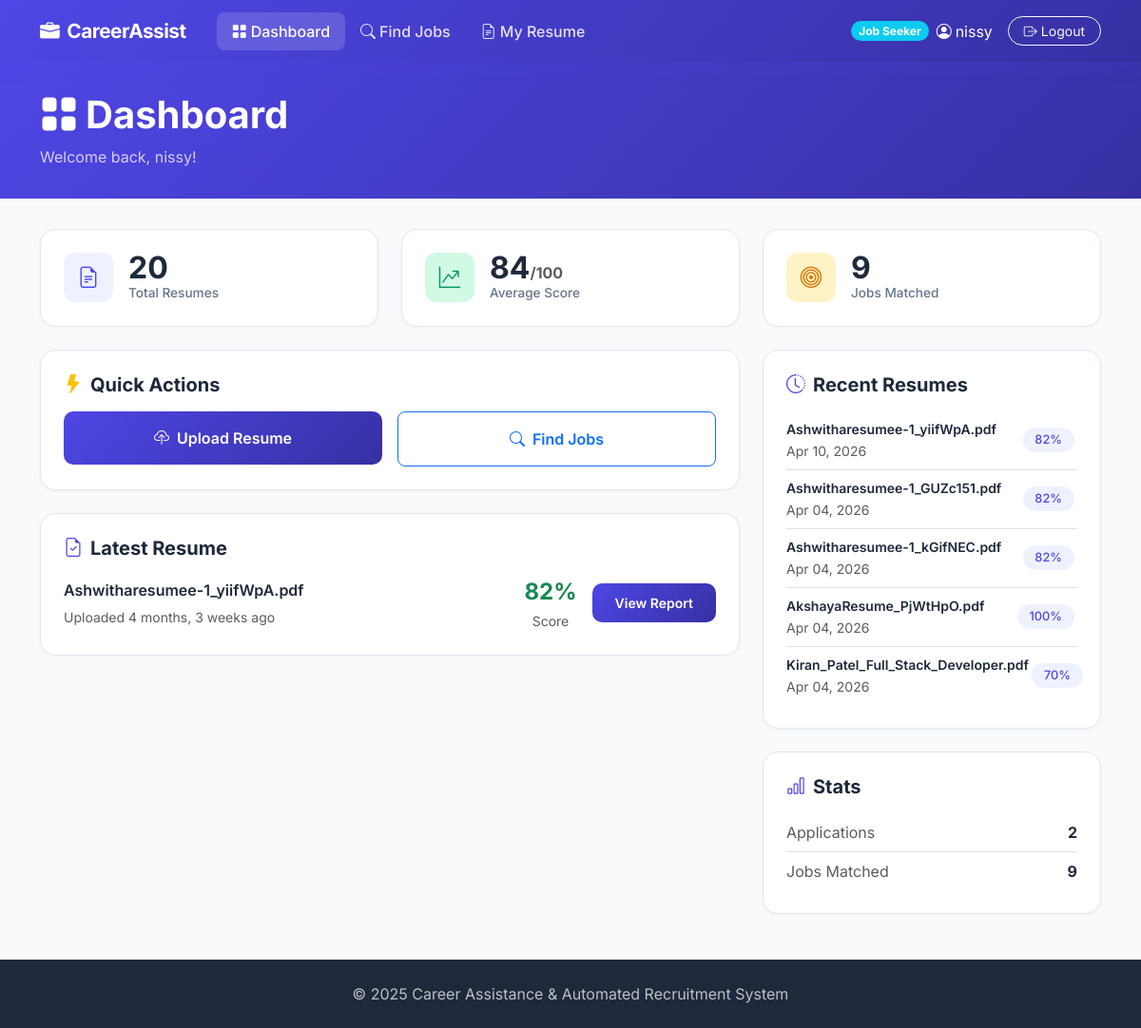
/dashboard/ (signed in), run on the app's committed database.
### accounts/models.py (models this page shows, shortened)
class Profile(models.Model):
    ROLE_CHOICES = [("jobseeker", "Job Seeker"), ("recruiter", "Recruiter")]
    user = models.OneToOneField(User, on_delete=models.CASCADE, related_name="profile")
    role = models.CharField(max_length=20, choices=ROLE_CHOICES, default="jobseeker")
    phone = models.CharField(max_length=15, blank=True)
    skills = models.TextField(blank=True, help_text="Comma-separated skills")
    experience_years = models.IntegerField(default=0)
    created_at = models.DateTimeField(auto_now_add=True)

### resumes/models.py (models this page shows, shortened)
class Resume(models.Model):
    user = models.ForeignKey(User, on_delete=models.CASCADE, related_name="resumes")
    uploaded_file = models.FileField(
        upload_to="resumes/",
        validators=[FileExtensionValidator(allowed_extensions=["pdf", "docx"])]
    )
    extracted_text = models.TextField(blank=True)
    resume_score = models.IntegerField(default=0)
    detected_skills = models.TextField(blank=True)
    detected_education = models.TextField(blank=True)
    detected_experience = models.TextField(blank=True)
    missing_skills = models.TextField(blank=True)
    suggestions = models.TextField(blank=True)
    formatting_score = models.IntegerField(default=0)
    uploaded_at = models.DateTimeField(auto_now_add=True)
    def get_detected_skills(self):
        if not self.detected_skills:
            return []
        return [s.strip() for s in self.detected_skills.split(",") if s.strip()]

### resumes/views.py (the view)
# urls.py: path("", lambda r: redirect("dashboard"), name="home"),
@login_required
def dashboard(request):
    if hasattr(request.user, "profile") and request.user.profile.role == "recruiter":
        return redirect("recruiter_dashboard")
    user_resumes = Resume.objects.filter(user=request.user).order_by("-uploaded_at")
    latest = user_resumes.first()
    avg_score = user_resumes.aggregate(avg=Avg("resume_score"))["avg"] or 0
    applications = Application.objects.filter(user=request.user)
    total_applied = applications.count()
    matched_jobs = 0
    if latest:
        user_skills = set(s.lower() for s in latest.get_detected_skills())
        if user_skills:
            for job in Job.objects.all():
                job_skills = set(
                    s.strip().lower() for s in job.skills.split(",") if s.strip()
                )
                if job_skills and len(user_skills & job_skills) / len(job_skills) >= 0.3:
                    matched_jobs += 1
    context = {
        "resumes": user_resumes,
        "latest_resume": latest,
        "avg_score": round(avg_score),
        "matched_jobs": matched_jobs,
        "total_applied": total_applied,
        "total_resumes": user_resumes.count(),
    }
    return render(request, "resumes/dashboard.html", context)

### templates/resumes/dashboard.html (shortened to what this page needs)
{% extends "base.html" %}
{% block content %}
<div class="page-header">
    <div class="container">
        <h1><i class="bi bi-grid-fill me-2"></i>Dashboard</h1>
        <p class="mb-0 opacity-75">Welcome back, {{ request.user.get_full_name|default:request.user.username }}!</p>
    </div>
</div>
<div class="container">
    <div class="row g-4 mb-4">
        <div class="col-md-4">
            <div class="stat-card">
                <div class="d-flex align-items-center gap-3">
                    <div class="icon-box" style="background:#EEF2FF;color:#4F46E5"><i class="bi bi-file-earmark-text"></i></div>
                    <div>
                        <div class="stat-value">{{ total_resumes }}</div>
                        <div class="stat-label">Total Resumes</div>
                    </div>
                </div>
            </div>
        </div>
        <div class="col-md-4">
            <div class="stat-card">
                <div class="d-flex align-items-center gap-3">
                    <div class="icon-box" style="background:#D1FAE5;color:#059669"><i class="bi bi-graph-up-arrow"></i></div>
                    <div>
                        <div class="stat-value">{{ avg_score }}<small class="fs-6 text-muted">/100</small></div>
                        <div class="stat-label">Average Score</div>
                    </div>
                </div>
            </div>
        </div>
        <div class="col-md-4">
            <div class="stat-card">
                <div class="d-flex align-items-center gap-3">
                    <div class="icon-box" style="background:#FEF3C7;color:#D97706"><i class="bi bi-bullseye"></i></div>
                    <div>
                        <div class="stat-value">{{ matched_jobs }}</div>
                        <div class="stat-label">Jobs Matched</div>
                    </div>
                </div>
            </div>
        </div>
    </div>
    <div class="row g-4">
        <div class="col-md-8">
            <div class="card-modern p-4">
                <h5 class="fw-bold mb-3"><i class="bi bi-lightning-fill text-warning me-2"></i>Quick Actions</h5>
                <div class="row g-3">
                    <div class="col-sm-6">
                        <a href="{% url 'upload_resume' %}" class="btn btn-primary-custom w-100 py-3">
                            <i class="bi bi-cloud-upload me-2"></i>Upload Resume
                        </a>
                    </div>
                    <div class="col-sm-6">
                        <a href="{% url 'job_list' %}" class="btn btn-outline-primary w-100 py-3 rounded-3 fw-semibold">
                            <i class="bi bi-search me-2"></i>Find Jobs
                        </a>
                    </div>
                </div>
            </div>
            {% if latest_resume %}
            <div class="card-modern p-4 mt-4">
                <h5 class="fw-bold mb-3"><i class="bi bi-file-earmark-check me-2" style="color:#4F46E5"></i>Latest Resume</h5>
                <div class="d-flex align-items-center justify-content-between flex-wrap gap-3">
                    <div>
                        <p class="mb-1 fw-semibold">{{ latest_resume.uploaded_file.name|cut:"resumes/" }}</p>
                        <small class="text-muted">Uploaded {{ latest_resume.uploaded_at|timesince }} ago</small>
                    </div>
                    <div class="d-flex align-items-center gap-3">
                        <div class="text-center">
                            <div class="fw-bold fs-4 {% if latest_resume.resume_score >= 70 %}text-success{% elif latest_resume.resume_score >= 40 %}text-warning{% else %}text-danger{% endif %}">{{ latest_resume.resume_score }}%</div>
                            <small class="text-muted">Score</small>
                        </div>
                        <a href="{% url 'resume_report' latest_resume.pk %}" class="btn btn-sm btn-primary-custom">View Report</a>
                    </div>
                </div>
            </div>
            {% endif %}
        </div>
        <div class="col-md-4">
            <div class="card-modern p-4">
                <h5 class="fw-bold mb-3"><i class="bi bi-clock-history me-2" style="color:#4F46E5"></i>Recent Resumes</h5>
                {% if resumes %}
                    {% for r in resumes|slice:":5" %}
                    <div class="d-flex justify-content-between align-items-center py-2 {% if not forloop.last %}border-bottom{% endif %}">
                        <div>
                            <small class="fw-semibold d-block">{{ r.uploaded_file.name|cut:"resumes/" }}</small>
                            <small class="text-muted">{{ r.uploaded_at|date:"M d, Y" }}</small>
                        </div>
                        <a href="{% url 'resume_report' r.pk %}" class="badge badge-skill badge-info text-decoration-none">{{ r.resume_score }}%</a>
                    </div>
                    {% endfor %}
                {% else %}
                    <p class="text-muted text-center py-3 mb-0"><i class="bi bi-inbox display-6 d-block mb-2"></i>No resumes yet</p>
                {% endif %}
            </div>
            <div class="card-modern p-4 mt-4">
                <h5 class="fw-bold mb-3"><i class="bi bi-bar-chart me-2" style="color:#4F46E5"></i>Stats</h5>
                <div class="d-flex justify-content-between py-2 border-bottom">
                    <span class="text-muted">Applications</span>
                    <span class="fw-bold">{{ total_applied }}</span>
                </div>
                <div class="d-flex justify-content-between py-2">
                    <span class="text-muted">Jobs Matched</span>
                    <span class="fw-bold">{{ matched_jobs }}</span>
                </div>
            </div>
        </div>
    </div>
</div>
{% endblock %}

### templates/base.html (shortened to what this page needs)
<!DOCTYPE html>
<html lang="en">
<head>
    <link href="https://cdn.jsdelivr.net/npm/bootstrap@5.3.2/dist/css/bootstrap.min.css" rel="stylesheet">
    <link href="https://cdn.jsdelivr.net/npm/bootstrap-icons@1.11.1/font/bootstrap-icons.css" rel="stylesheet">
</head>
<body>
{% if request.user.is_authenticated %}
<nav class="navbar navbar-expand-lg navbar-custom sticky-top">
    <div class="container">
        <a class="navbar-brand" href="{% url 'dashboard' %}">
            <i class="bi bi-briefcase-fill me-2"></i>CareerAssist
        </a>
        <div class="collapse navbar-collapse" id="navMain">
            <ul class="navbar-nav me-auto ms-3">
                {% if request.user.profile.role == 'recruiter' %}
                <li class="nav-item"><a class="nav-link {% if request.resolver_match.url_name == 'recruiter_dashboard' %}active{% endif %}" href="{% url 'recruiter_dashboard' %}"><i class="bi bi-grid-fill me-1"></i>Dashboard</a></li>
                <li class="nav-item"><a class="nav-link {% if request.resolver_match.url_name == 'post_job' %}active{% endif %}" href="{% url 'post_job' %}"><i class="bi bi-plus-circle me-1"></i>Post Job</a></li>
                <li class="nav-item"><a class="nav-link {% if request.resolver_match.url_name == 'my_posted_jobs' %}active{% endif %}" href="{% url 'my_posted_jobs' %}"><i class="bi bi-collection me-1"></i>My Jobs</a></li>
                {% else %}
                <li class="nav-item"><a class="nav-link {% if request.resolver_match.url_name == 'dashboard' %}active{% endif %}" href="{% url 'dashboard' %}"><i class="bi bi-grid-fill me-1"></i>Dashboard</a></li>
                <li class="nav-item"><a class="nav-link {% if request.resolver_match.url_name == 'job_list' %}active{% endif %}" href="{% url 'job_list' %}"><i class="bi bi-search me-1"></i>Find Jobs</a></li>
                <li class="nav-item"><a class="nav-link {% if request.resolver_match.url_name == 'upload_resume' %}active{% endif %}" href="{% url 'upload_resume' %}"><i class="bi bi-file-earmark-text me-1"></i>My Resume</a></li>
                {% endif %}
            </ul>
            <div class="d-flex align-items-center">
                <span class="badge rounded-pill me-2 {% if request.user.profile.role == 'recruiter' %}bg-warning text-dark{% else %}bg-info text-white{% endif %}">
                    {{ request.user.profile.get_role_display }}
                </span>
                <span class="text-white me-3 d-none d-md-inline"><i class="bi bi-person-circle me-1"></i>{{ request.user.get_full_name|default:request.user.username }}</span>
                <a href="{% url 'logout' %}" class="btn btn-sm btn-outline-light rounded-pill px-3"><i class="bi bi-box-arrow-right me-1"></i>Logout</a>
            </div>
        </div>
    </div>
</nav>
{% endif %}
{% block content %}{% endblock %}
<footer class="text-center">
    <div class="container">
        <p class="mb-0">&copy; 2025 Career Assistance & Automated Recruitment System</p>
    </div>
</footer>
</body>
</html>

### templates/base.html (style rules this page uses)
:root { --primary: #4F46E5; --primary-light: #818CF8; --primary-dark: #3730A3; --accent: #06B6D4; --success: #10B981; --warning: #F59E0B; --danger: #EF4444; --bg: #F8FAFC; --surface: #FFFFFF; --text: #1E293B; --text-muted: #64748B; --border: #E2E8F0; }
* { font-family: 'Inter', sans-serif; }
body { background: var(--bg); color: var(--text); }
.navbar-custom { background: linear-gradient(135deg, var(--primary) 0%, var(--primary-dark) 100%); padding: 0.75rem 0; box-shadow: 0 4px 20px rgba(79,70,229,0.15); }
.navbar-custom .navbar-brand { font-weight: 700; font-size: 1.3rem; color: #fff !important; letter-spacing: -0.5px; }
.navbar-custom .nav-link { color: rgba(255,255,255,0.85) !important; font-weight: 500; padding: 0.5rem 1rem !important; border-radius: 8px; transition: all 0.2s; }
.navbar-custom .nav-link:hover, .navbar-custom .nav-link.active { color: #fff !important; background: rgba(255,255,255,0.15); }
.stat-card { background: var(--surface); border-radius: 16px; padding: 1.5rem; border: 1px solid var(--border); transition: all 0.3s; box-shadow: 0 1px 3px rgba(0,0,0,0.04); }
.stat-card .icon-box { width: 52px; height: 52px; border-radius: 12px; display: flex; align-items: center; justify-content: center; font-size: 1.4rem; }
.stat-card .stat-value { font-size: 2rem; font-weight: 700; line-height: 1; }
.stat-card .stat-label { color: var(--text-muted); font-size: 0.85rem; font-weight: 500; }
.card-modern { background: var(--surface); border-radius: 16px; border: 1px solid var(--border); overflow: hidden; box-shadow: 0 1px 3px rgba(0,0,0,0.04); transition: all 0.3s; }
.btn-primary-custom { background: linear-gradient(135deg, var(--primary), var(--primary-dark)); border: none; color: #fff; border-radius: 10px; padding: 0.6rem 1.5rem; font-weight: 600; transition: all 0.3s; }
.badge-skill { padding: 0.4rem 0.8rem; border-radius: 20px; font-weight: 500; font-size: 0.8rem; margin: 0.2rem; }
.badge-info { background: #EEF2FF; color: var(--primary); }
.page-header { background: linear-gradient(135deg, var(--primary) 0%, var(--primary-dark) 100%); color: #fff; padding: 2rem 0; margin-bottom: 2rem; }
.page-header h1 { font-weight: 700; }
footer { background: var(--text); color: rgba(255,255,255,0.7); padding: 1.5rem 0; margin-top: 3rem; }

### data on the page
Resume: uploaded_file.name "Ashwitharesumee-1_yiifWpA.pdf", uploaded_at "4 months, 3 weeks", resume_score "82", uploaded_at "Apr 10, 2026"
Resume: uploaded_file.name "Ashwitharesumee-1_GUZc151.pdf", uploaded_at "Apr 04, 2026", resume_score "82"
Resume: uploaded_file.name "Ashwitharesumee-1_kGifNEC.pdf", uploaded_at "Apr 04, 2026", resume_score "82"
Resume: uploaded_file.name "AkshayaResume_PjWtHpO.pdf", uploaded_at "Apr 04, 2026", resume_score "100"
Resume: uploaded_file.name "Kiran_Patel_Full_Stack_Developer.pdf", uploaded_at "Apr 04, 2026", resume_score "70"

### other printed values
{{ request.user.profile.get_role_display }} "Job Seeker"
{{ request.user.get_full_name|default:request.user.username }} "nissy"
{{ total_resumes }} "20"
{{ avg_score }} "84"
{{ matched_jobs }} "9"
{{ total_applied }} "2"
